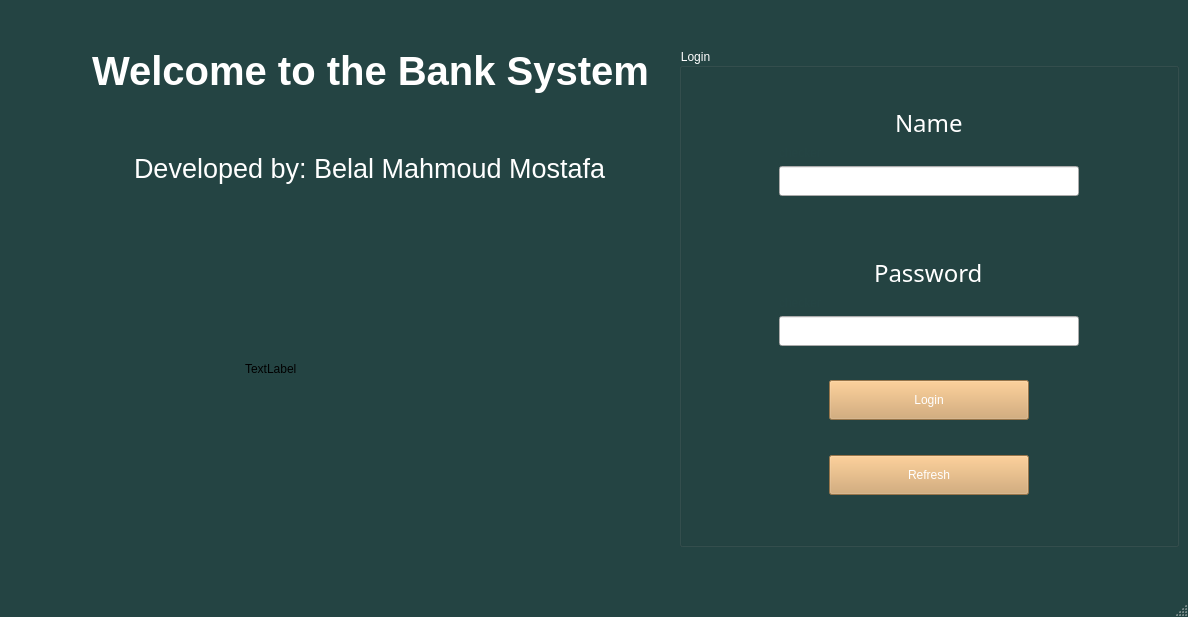
<?xml version="1.0" encoding="UTF-8"?>
<ui version="4.0">
 <class>MainWindow</class>
 <widget class="QMainWindow" name="MainWindow">
  <property name="geometry">
   <rect>
    <x>0</x>
    <y>0</y>
    <width>1188</width>
    <height>617</height>
   </rect>
  </property>
  <property name="minimumSize">
   <size>
    <width>1188</width>
    <height>617</height>
   </size>
  </property>
  <property name="windowTitle">
   <string>Bank  System</string>
  </property>
  <property name="styleSheet">
   <string notr="true">QMainWindow{
	
	background-color: rgb(36, 68, 67);
	
	font: 500 14pt &quot;Ubuntu&quot;;
	color: rgb(255, 255, 255);
}
</string>
  </property>
  <widget class="QWidget" name="centralwidget">
   <layout class="QGridLayout" name="gridLayout_2">
    <item row="1" column="1" rowspan="3">
     <layout class="QGridLayout" name="gridLayout_3">
      <item row="3" column="0">
       <spacer name="verticalSpacer_3">
        <property name="orientation">
         <enum>Qt::Vertical</enum>
        </property>
        <property name="sizeHint" stdset="0">
         <size>
          <width>646</width>
          <height>18</height>
         </size>
        </property>
       </spacer>
      </item>
      <item row="1" column="0">
       <spacer name="verticalSpacer">
        <property name="orientation">
         <enum>Qt::Vertical</enum>
        </property>
        <property name="sizeHint" stdset="0">
         <size>
          <width>646</width>
          <height>18</height>
         </size>
        </property>
       </spacer>
      </item>
      <item row="5" column="0">
       <spacer name="verticalSpacer_4">
        <property name="orientation">
         <enum>Qt::Vertical</enum>
        </property>
        <property name="sizeHint" stdset="0">
         <size>
          <width>646</width>
          <height>18</height>
         </size>
        </property>
       </spacer>
      </item>
      <item row="2" column="0" alignment="Qt::AlignHCenter">
       <widget class="QLabel" name="label_2">
        <property name="font">
         <font>
          <pointsize>20</pointsize>
         </font>
        </property>
        <property name="styleSheet">
         <string notr="true">QLabel{
	color: rgb(255, 255, 255);
}</string>
        </property>
        <property name="text">
         <string>Developed by: Belal Mahmoud Mostafa</string>
        </property>
       </widget>
      </item>
      <item row="0" column="0" alignment="Qt::AlignHCenter">
       <widget class="QLabel" name="label">
        <property name="font">
         <font>
          <pointsize>30</pointsize>
          <bold>true</bold>
         </font>
        </property>
        <property name="styleSheet">
         <string notr="true">QLabel{
	color: rgb(255, 255, 255);
}</string>
        </property>
        <property name="text">
         <string>Welcome to the Bank System</string>
        </property>
       </widget>
      </item>
      <item row="4" column="0" alignment="Qt::AlignHCenter">
       <widget class="QLabel" name="logoLbl">
        <property name="minimumSize">
         <size>
          <width>250</width>
          <height>250</height>
         </size>
        </property>
        <property name="maximumSize">
         <size>
          <width>300</width>
          <height>300</height>
         </size>
        </property>
        <property name="text">
         <string>TextLabel</string>
        </property>
       </widget>
      </item>
     </layout>
    </item>
    <item row="1" column="4">
     <spacer name="horizontalSpacer">
      <property name="orientation">
       <enum>Qt::Horizontal</enum>
      </property>
      <property name="sizeType">
       <enum>QSizePolicy::Expanding</enum>
      </property>
      <property name="sizeHint" stdset="0">
       <size>
        <width>20</width>
        <height>20</height>
       </size>
      </property>
     </spacer>
    </item>
    <item row="1" column="3" rowspan="3">
     <widget class="QGroupBox" name="groupBox">
      <property name="minimumSize">
       <size>
        <width>500</width>
        <height>0</height>
       </size>
      </property>
      <property name="maximumSize">
       <size>
        <width>500</width>
        <height>500</height>
       </size>
      </property>
      <property name="styleSheet">
       <string notr="true">QGroupBox
{
	font: 700 18pt &quot;Ubuntu&quot;;
	color: rgb(255, 255, 255);
	
}</string>
      </property>
      <property name="title">
       <string>Login</string>
      </property>
      <layout class="QGridLayout" name="gridLayout">
       <item row="8" column="1">
        <spacer name="verticalSpacer_8">
         <property name="orientation">
          <enum>Qt::Vertical</enum>
         </property>
         <property name="sizeHint" stdset="0">
          <size>
           <width>20</width>
           <height>40</height>
          </size>
         </property>
        </spacer>
       </item>
       <item row="5" column="1">
        <layout class="QVBoxLayout" name="verticalLayout_2">
         <item alignment="Qt::AlignHCenter">
          <widget class="QLabel" name="passLbl">
           <property name="maximumSize">
            <size>
             <width>200</width>
             <height>50</height>
            </size>
           </property>
           <property name="font">
            <font>
             <family>Ubuntu Condensed</family>
             <pointsize>18</pointsize>
             <bold>false</bold>
            </font>
           </property>
           <property name="styleSheet">
            <string notr="true">QLabel
{
	color: rgb(255, 255, 255);
}</string>
           </property>
           <property name="text">
            <string>Password</string>
           </property>
          </widget>
         </item>
         <item alignment="Qt::AlignLeft">
          <widget class="QLabel" name="passChk">
           <property name="styleSheet">
            <string notr="true">QLabel
{
color: rgb(36, 68, 67);
}</string>
           </property>
           <property name="text">
            <string>checker</string>
           </property>
          </widget>
         </item>
         <item alignment="Qt::AlignHCenter">
          <widget class="QLineEdit" name="passBox">
           <property name="minimumSize">
            <size>
             <width>300</width>
             <height>30</height>
            </size>
           </property>
           <property name="maximumSize">
            <size>
             <width>600</width>
             <height>60</height>
            </size>
           </property>
           <property name="styleSheet">
            <string notr="true">QLineEdit{
   padding: 5px;
	
	color: rgb(0, 0, 0);
}
QLineEdit:hover{
	
	
	background-color: rgb(246, 245, 244);
}
QLineEdit:focus{
	
	border-color: rgb(46, 194, 126);
}


</string>
           </property>
           <property name="echoMode">
            <enum>QLineEdit::Password</enum>
           </property>
          </widget>
         </item>
         <item>
          <spacer name="verticalSpacer_9">
           <property name="orientation">
            <enum>Qt::Vertical</enum>
           </property>
           <property name="sizeHint" stdset="0">
            <size>
             <width>20</width>
             <height>40</height>
            </size>
           </property>
          </spacer>
         </item>
        </layout>
       </item>
       <item row="2" column="2">
        <spacer name="horizontalSpacer_4">
         <property name="orientation">
          <enum>Qt::Horizontal</enum>
         </property>
         <property name="sizeHint" stdset="0">
          <size>
           <width>40</width>
           <height>20</height>
          </size>
         </property>
        </spacer>
       </item>
       <item row="9" column="1" alignment="Qt::AlignHCenter">
        <widget class="QPushButton" name="refresh_btn">
         <property name="minimumSize">
          <size>
           <width>200</width>
           <height>40</height>
          </size>
         </property>
         <property name="maximumSize">
          <size>
           <width>200</width>
           <height>40</height>
          </size>
         </property>
         <property name="styleSheet">
          <string notr="true">QPushButton{
border -raduis: 3px;
	background-color: rgb(211, 164, 103);
color: rgb(255, 255, 255);
font: 700 16pt &quot;Ubuntu Condensed&quot;;
}

QPushButton:hover{
	
	background-color: rgb(255, 163, 72);
}

QPushButton:pressed{
	background-color: rgb(87, 227, 137);
}</string>
         </property>
         <property name="text">
          <string>Refresh</string>
         </property>
        </widget>
       </item>
       <item row="2" column="1">
        <spacer name="verticalSpacer_2">
         <property name="orientation">
          <enum>Qt::Vertical</enum>
         </property>
         <property name="sizeType">
          <enum>QSizePolicy::Fixed</enum>
         </property>
         <property name="sizeHint" stdset="0">
          <size>
           <width>20</width>
           <height>54</height>
          </size>
         </property>
        </spacer>
       </item>
       <item row="2" column="0">
        <spacer name="horizontalSpacer_3">
         <property name="orientation">
          <enum>Qt::Horizontal</enum>
         </property>
         <property name="sizeHint" stdset="0">
          <size>
           <width>40</width>
           <height>20</height>
          </size>
         </property>
        </spacer>
       </item>
       <item row="1" column="1">
        <layout class="QVBoxLayout" name="verticalLayout">
         <item alignment="Qt::AlignHCenter">
          <widget class="QLabel" name="nameLbl">
           <property name="maximumSize">
            <size>
             <width>200</width>
             <height>50</height>
            </size>
           </property>
           <property name="font">
            <font>
             <family>Ubuntu Condensed</family>
             <pointsize>18</pointsize>
             <bold>false</bold>
            </font>
           </property>
           <property name="styleSheet">
            <string notr="true">QLabel
{
	color: rgb(255, 255, 255);
}</string>
           </property>
           <property name="text">
            <string>Name</string>
           </property>
          </widget>
         </item>
         <item alignment="Qt::AlignLeft">
          <widget class="QLabel" name="nameChk">
           <property name="styleSheet">
            <string notr="true">QLabel
{
	color: rgb(36, 68, 67);
}</string>
           </property>
           <property name="text">
            <string>checker</string>
           </property>
          </widget>
         </item>
         <item alignment="Qt::AlignHCenter">
          <widget class="QLineEdit" name="nameBox">
           <property name="minimumSize">
            <size>
             <width>300</width>
             <height>30</height>
            </size>
           </property>
           <property name="maximumSize">
            <size>
             <width>600</width>
             <height>60</height>
            </size>
           </property>
           <property name="styleSheet">
            <string notr="true">QLineEdit{
   padding: 5px;
	
	color: rgb(0, 0, 0);
}
QLineEdit:hover{
	
	
	background-color: rgb(246, 245, 244);
}
QLineEdit:focus{
	
	border-color: rgb(46, 194, 126);
}


</string>
           </property>
          </widget>
         </item>
        </layout>
       </item>
       <item row="0" column="1">
        <spacer name="verticalSpacer_7">
         <property name="orientation">
          <enum>Qt::Vertical</enum>
         </property>
         <property name="sizeHint" stdset="0">
          <size>
           <width>20</width>
           <height>40</height>
          </size>
         </property>
        </spacer>
       </item>
       <item row="7" column="1" alignment="Qt::AlignHCenter">
        <widget class="QPushButton" name="loginBtn">
         <property name="minimumSize">
          <size>
           <width>200</width>
           <height>40</height>
          </size>
         </property>
         <property name="maximumSize">
          <size>
           <width>300</width>
           <height>40</height>
          </size>
         </property>
         <property name="styleSheet">
          <string notr="true">QPushButton{
border -raduis: 3px;
	background-color: rgb(211, 164, 103);
color: rgb(255, 255, 255);
font: 700 16pt &quot;Ubuntu Condensed&quot;;
}

QPushButton:hover{
	
	background-color: rgb(255, 163, 72);
}

QPushButton:pressed{
	background-color: rgb(87, 227, 137);
}</string>
         </property>
         <property name="text">
          <string>Login</string>
         </property>
        </widget>
       </item>
       <item row="10" column="1">
        <spacer name="verticalSpacer_10">
         <property name="orientation">
          <enum>Qt::Vertical</enum>
         </property>
         <property name="sizeType">
          <enum>QSizePolicy::Fixed</enum>
         </property>
         <property name="sizeHint" stdset="0">
          <size>
           <width>20</width>
           <height>40</height>
          </size>
         </property>
        </spacer>
       </item>
       <item row="9" column="0">
        <spacer name="horizontalSpacer_6">
         <property name="orientation">
          <enum>Qt::Horizontal</enum>
         </property>
         <property name="sizeType">
          <enum>QSizePolicy::Fixed</enum>
         </property>
         <property name="sizeHint" stdset="0">
          <size>
           <width>40</width>
           <height>20</height>
          </size>
         </property>
        </spacer>
       </item>
       <item row="9" column="2">
        <spacer name="horizontalSpacer_7">
         <property name="orientation">
          <enum>Qt::Horizontal</enum>
         </property>
         <property name="sizeType">
          <enum>QSizePolicy::Fixed</enum>
         </property>
         <property name="sizeHint" stdset="0">
          <size>
           <width>40</width>
           <height>20</height>
          </size>
         </property>
        </spacer>
       </item>
      </layout>
     </widget>
    </item>
    <item row="0" column="1">
     <spacer name="verticalSpacer_5">
      <property name="orientation">
       <enum>Qt::Vertical</enum>
      </property>
      <property name="sizeHint" stdset="0">
       <size>
        <width>20</width>
        <height>40</height>
       </size>
      </property>
     </spacer>
    </item>
    <item row="3" column="0">
     <spacer name="horizontalSpacer_2">
      <property name="orientation">
       <enum>Qt::Horizontal</enum>
      </property>
      <property name="sizeType">
       <enum>QSizePolicy::Fixed</enum>
      </property>
      <property name="sizeHint" stdset="0">
       <size>
        <width>59</width>
        <height>20</height>
       </size>
      </property>
     </spacer>
    </item>
    <item row="4" column="1">
     <spacer name="verticalSpacer_6">
      <property name="orientation">
       <enum>Qt::Vertical</enum>
      </property>
      <property name="sizeHint" stdset="0">
       <size>
        <width>20</width>
        <height>40</height>
       </size>
      </property>
     </spacer>
    </item>
    <item row="2" column="2">
     <spacer name="horizontalSpacer_5">
      <property name="orientation">
       <enum>Qt::Horizontal</enum>
      </property>
      <property name="sizeType">
       <enum>QSizePolicy::Expanding</enum>
      </property>
      <property name="sizeHint" stdset="0">
       <size>
        <width>20</width>
        <height>20</height>
       </size>
      </property>
     </spacer>
    </item>
   </layout>
  </widget>
  <widget class="QMenuBar" name="menubar">
   <property name="geometry">
    <rect>
     <x>0</x>
     <y>0</y>
     <width>1188</width>
     <height>22</height>
    </rect>
   </property>
  </widget>
  <widget class="QStatusBar" name="statusbar"/>
 </widget>
 <resources/>
 <connections/>
</ui>
